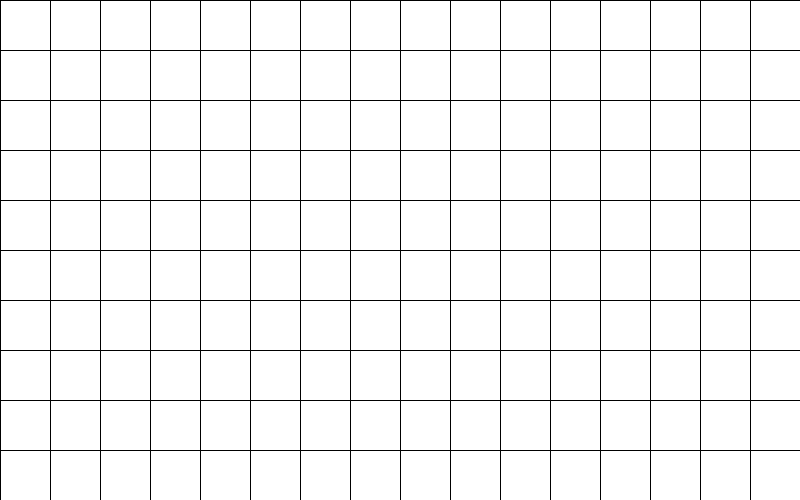
Frame 1 (no input)
Frame 60 (the mouse pressed at the canvas centre just before this capture): identical to frame 1, image omitted
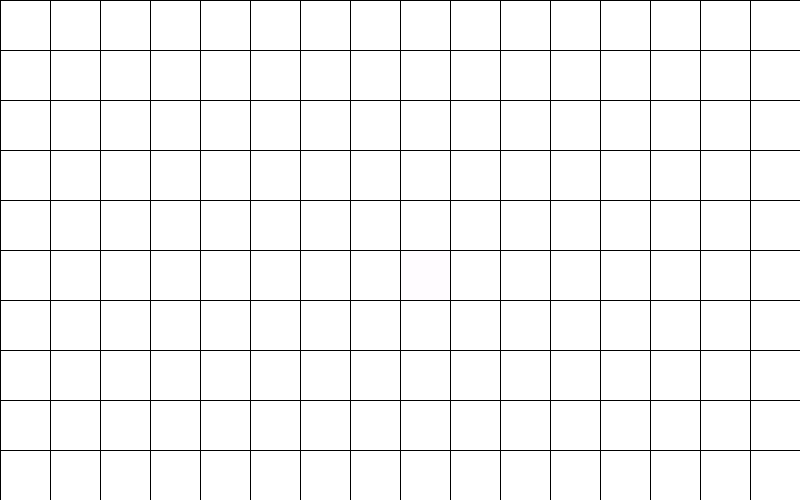
Frame 120 (the mouse held since frame 60 and released just before this capture)

The Processing sketch that drew these frames (run headless with seeded random() and noise(); from frame 60 on, the mouse is pressed at the canvas centre):

// Processing sketch: week06_2_pde
// ── week06_2_pde.pde
//week06-2
//修改自06-1 好玩的程式設計 兩層 for(迴圈) 配合 if...else if...else
void setup(){
  size(800,500);//視窗大小800*500
}
int[][]a = new int[10][16];//Java 的陣列寫法，跟C/C++不同
void mousePressed(){//mouse按下去時，執行這段
  int i = mouseY/50, j = mouseX/50;//計算i,j座標
  a[i][j] = 60;//數字變大了
}
void draw(){
  background(255);
  for(int i=0;i<10;i++){//上週是 for y 現在改成for i 左手i
    for(int j=0;j<16;j++){//上週是 for x 現在改成for j 右手j
     if(a[i][j]>0){
       fill(#E646FF,a[i][j]*4);//若陣列沒有值，設粉色
       a[i][j]--;
     }else fill(255);//沒有值，設白色
     rect(j*50,i*50,50,50);//畫四邊形
    }
   }
}
